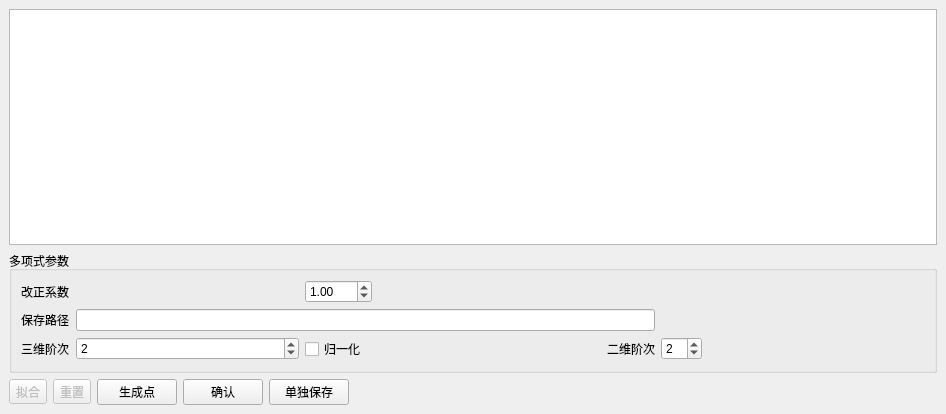
<?xml version="1.0" encoding="UTF-8"?>
<ui version="4.0">
 <class>pcdpickeddlg</class>
 <widget class="QDockWidget" name="pcdpickeddlg">
  <property name="geometry">
   <rect>
    <x>0</x>
    <y>0</y>
    <width>946</width>
    <height>414</height>
   </rect>
  </property>
  <property name="windowTitle">
   <string>DockWidget</string>
  </property>
  <widget class="QWidget" name="dockWidgetContents">
   <layout class="QVBoxLayout" name="verticalLayout">
    <item>
     <widget class="QTableView" name="alignedPointsTableView">
      <property name="editTriggers">
       <set>QAbstractItemView::NoEditTriggers</set>
      </property>
      <property name="showDropIndicator" stdset="0">
       <bool>false</bool>
      </property>
      <property name="selectionMode">
       <enum>QAbstractItemView::NoSelection</enum>
      </property>
      <attribute name="horizontalHeaderMinimumSectionSize">
       <number>80</number>
      </attribute>
      <attribute name="verticalHeaderMinimumSectionSize">
       <number>20</number>
      </attribute>
     </widget>
    </item>
    <item>
     <widget class="QGroupBox" name="groupBox">
      <property name="minimumSize">
       <size>
        <width>0</width>
        <height>12</height>
       </size>
      </property>
      <property name="title">
       <string>多项式参数</string>
      </property>
      <layout class="QGridLayout" name="gridLayout">
       <item row="5" column="1">
        <widget class="QSpinBox" name="spinBox">
         <property name="minimumSize">
          <size>
           <width>20</width>
           <height>10</height>
          </size>
         </property>
         <property name="value">
          <number>2</number>
         </property>
        </widget>
       </item>
       <item row="5" column="7">
        <widget class="QSpinBox" name="spinBox_2">
         <property name="value">
          <number>2</number>
         </property>
        </widget>
       </item>
       <item row="2" column="4">
        <spacer name="horizontalSpacer_5">
         <property name="orientation">
          <enum>Qt::Horizontal</enum>
         </property>
         <property name="sizeHint" stdset="0">
          <size>
           <width>40</width>
           <height>20</height>
          </size>
         </property>
        </spacer>
       </item>
       <item row="2" column="2" colspan="2">
        <widget class="QDoubleSpinBox" name="gaizhengshu">
         <property name="singleStep">
          <double>0.010000000000000</double>
         </property>
         <property name="value">
          <double>1.000000000000000</double>
         </property>
        </widget>
       </item>
       <item row="5" column="0">
        <widget class="QLabel" name="label">
         <property name="text">
          <string>三维阶次</string>
         </property>
        </widget>
       </item>
       <item row="2" column="1">
        <spacer name="horizontalSpacer_4">
         <property name="orientation">
          <enum>Qt::Horizontal</enum>
         </property>
         <property name="sizeHint" stdset="0">
          <size>
           <width>40</width>
           <height>20</height>
          </size>
         </property>
        </spacer>
       </item>
       <item row="5" column="8">
        <spacer name="horizontalSpacer_2">
         <property name="orientation">
          <enum>Qt::Horizontal</enum>
         </property>
         <property name="sizeHint" stdset="0">
          <size>
           <width>40</width>
           <height>20</height>
          </size>
         </property>
        </spacer>
       </item>
       <item row="2" column="0">
        <widget class="QLabel" name="label_3">
         <property name="text">
          <string>改正系数</string>
         </property>
        </widget>
       </item>
       <item row="5" column="2">
        <widget class="QCheckBox" name="checkBox_MapToOne">
         <property name="text">
          <string>归一化</string>
         </property>
        </widget>
       </item>
       <item row="5" column="4">
        <spacer name="horizontalSpacer">
         <property name="orientation">
          <enum>Qt::Horizontal</enum>
         </property>
         <property name="sizeHint" stdset="0">
          <size>
           <width>40</width>
           <height>20</height>
          </size>
         </property>
        </spacer>
       </item>
       <item row="3" column="0">
        <widget class="QLabel" name="label_4">
         <property name="text">
          <string>保存路径</string>
         </property>
        </widget>
       </item>
       <item row="5" column="5">
        <widget class="QLabel" name="label_2">
         <property name="text">
          <string>二维阶次</string>
         </property>
        </widget>
       </item>
       <item row="3" column="1" colspan="5">
        <widget class="QLineEdit" name="cunchulujing"/>
       </item>
       <item row="3" column="8">
        <spacer name="horizontalSpacer_6">
         <property name="orientation">
          <enum>Qt::Horizontal</enum>
         </property>
         <property name="sizeHint" stdset="0">
          <size>
           <width>40</width>
           <height>20</height>
          </size>
         </property>
        </spacer>
       </item>
      </layout>
     </widget>
    </item>
    <item>
     <layout class="QHBoxLayout" name="horizontalLayout_2">
      <item>
       <widget class="QToolButton" name="niheToolButton">
        <property name="enabled">
         <bool>false</bool>
        </property>
        <property name="minimumSize">
         <size>
          <width>0</width>
          <height>22</height>
         </size>
        </property>
        <property name="text">
         <string>拟合</string>
        </property>
       </widget>
      </item>
      <item>
       <widget class="QToolButton" name="resetToolButton">
        <property name="enabled">
         <bool>false</bool>
        </property>
        <property name="text">
         <string>重置</string>
        </property>
       </widget>
      </item>
      <item>
       <widget class="QPushButton" name="pushButton">
        <property name="minimumSize">
         <size>
          <width>10</width>
          <height>0</height>
         </size>
        </property>
        <property name="text">
         <string>生成点</string>
        </property>
       </widget>
      </item>
      <item>
       <widget class="QPushButton" name="pushButton_queren">
        <property name="text">
         <string>确认</string>
        </property>
       </widget>
      </item>
      <item>
       <widget class="QPushButton" name="pushButton_save">
        <property name="text">
         <string>单独保存</string>
        </property>
       </widget>
      </item>
      <item>
       <spacer name="horizontalSpacer_3">
        <property name="orientation">
         <enum>Qt::Horizontal</enum>
        </property>
        <property name="sizeHint" stdset="0">
         <size>
          <width>40</width>
          <height>20</height>
         </size>
        </property>
       </spacer>
      </item>
     </layout>
    </item>
   </layout>
  </widget>
 </widget>
 <resources/>
 <connections/>
</ui>
